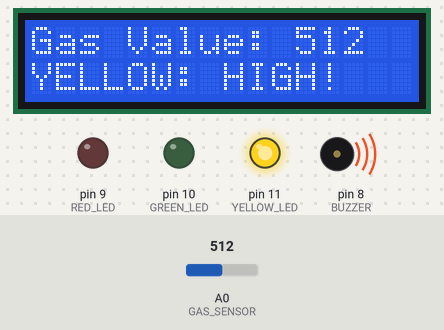
A sketch run on a simulated Arduino Uno, built with avr-gcc and run on an emulated ATmega328P. On the bench: 16×2 character LCD, output pins drawn as LEDs (lit = HIGH), buzzer (waves = sounding, pin HIGH). Inputs (shaded band) come from the test bench; at power-on: A0 (GAS_SENSOR) = 512. What the sketch prints to the serial monitor is not drawn.

Above: at 3.2 s.
3.3 s: A0 (GAS_SENSOR) set to 57
At 4.0 s:
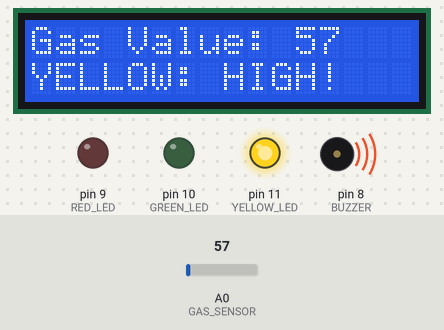
5.0 s: A0 (GAS_SENSOR) set to 46
At 5.6 s:
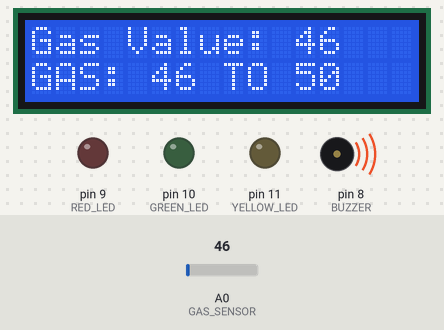
6.6 s: A0 (GAS_SENSOR) set to 13
At 7.4 s:
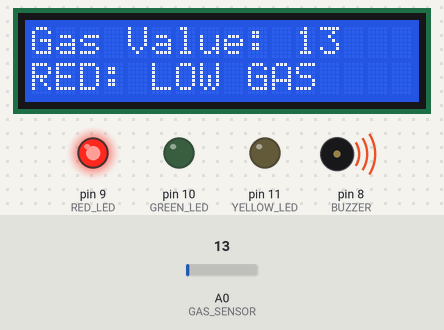
8.1 s: A0 (GAS_SENSOR) set to 21
At 9.1 s:
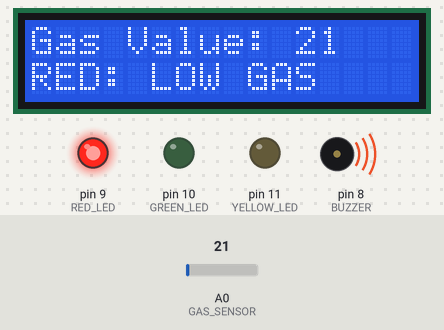
9.6 s: A0 (GAS_SENSOR) set to 25
At 10.8 s:
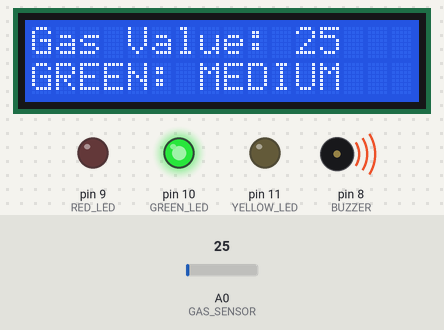
Timing chart, 0 to 12.1 s (numbered marks = the images above; inputs shaded):
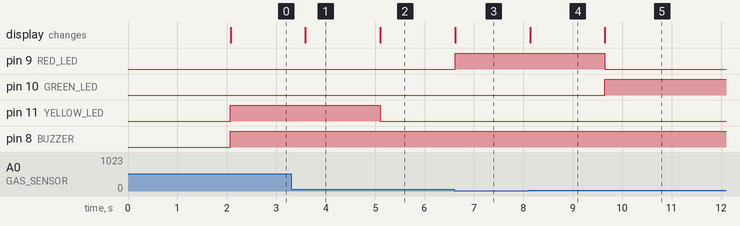

Measured:
- the behaviour switches between 51 and 50 on A0 (GAS_SENSOR) (found by bisection; images 1 and 2)
- the behaviour switches between 23 and 24 on A0 (GAS_SENSOR) (found by bisection; images 4 and 5)
- after the input at 3.3 s, the display: changes after 0.29 s (image 1)
- after the input at 5.0 s, pin 11 (YELLOW_LED): HIGH → LOW after 0.10 s; the display: changes after 0.10 s (image 2)
- after the input at 6.6 s, pin 9 (RED_LED): LOW → HIGH at once; the display: changes at once (image 3)
- after the input at 8.1 s, the display: changes at once (image 4)
- after the input at 9.6 s, pin 9 (RED_LED): HIGH → LOW after 0.05 s; pin 10 (GREEN_LED): LOW → HIGH after 0.05 s; the display: changes after 0.05 s (image 5)

The sketch:

gas_sensor.ino
```cpp
#include <LiquidCrystal.h>

// Gas sensor and output pins
#define GAS_SENSOR A0
#define RED_LED 9
#define GREEN_LED 10
#define YELLOW_LED 11
#define BUZZER 8

// Normal LCD: RS, E, D4, D5, D6, D7
LiquidCrystal lcd(13, 12, 4, 5, 6, 7);

int gasValue = 0;

void setup() {
  Serial.begin(115200);

  pinMode(RED_LED, OUTPUT);
  pinMode(GREEN_LED, OUTPUT);
  pinMode(YELLOW_LED, OUTPUT);
  pinMode(BUZZER, OUTPUT);

  // Initialize the 16x2 LCD
  lcd.begin(16, 2);
  lcd.clear();

  lcd.setCursor(0, 0);
  lcd.print("Gas Detection");
  lcd.setCursor(0, 1);
  lcd.print("System Ready");
  delay(2000);
  lcd.clear();
}

void loop() {
  gasValue = analogRead(GAS_SENSOR);

  // Display gas value on LCD
  lcd.setCursor(0, 0);
  lcd.print("Gas Value: ");
  lcd.print(gasValue);
  lcd.print("    ");

  Serial.print("Gas sensor value: ");
  Serial.println(gasValue);

  // Condition 1: Gas value <= 23
  if (gasValue <= 23) {
    digitalWrite(RED_LED, HIGH);
    digitalWrite(GREEN_LED, LOW);
    digitalWrite(YELLOW_LED, LOW);
    digitalWrite(BUZZER, HIGH);

    lcd.setCursor(0, 1);
    lcd.print("RED: LOW GAS    ");
  }

  // Condition 2: Gas value 24 to 45
  else if (gasValue <= 45) {
    digitalWrite(RED_LED, LOW);
    digitalWrite(GREEN_LED, HIGH);
    digitalWrite(YELLOW_LED, LOW);
    digitalWrite(BUZZER, HIGH);

    lcd.setCursor(0, 1);
    lcd.print("GREEN: MEDIUM   ");
  }

  // Condition 3: Gas value above 50
  else if (gasValue > 50) {
    digitalWrite(RED_LED, LOW);
    digitalWrite(GREEN_LED, LOW);
    digitalWrite(YELLOW_LED, HIGH);
    digitalWrite(BUZZER, HIGH);

    lcd.setCursor(0, 1);
    lcd.print("YELLOW: HIGH!");

  }

  // Condition 4: Gas value 46 to 50
  else {
    digitalWrite(RED_LED, LOW);
    digitalWrite(GREEN_LED, LOW);
    digitalWrite(YELLOW_LED, LOW);
    digitalWrite(BUZZER, HIGH);

    lcd.setCursor(0, 1);
    lcd.print("GAS: 46 TO 50   ");
  }

  delay(500);
}
```
